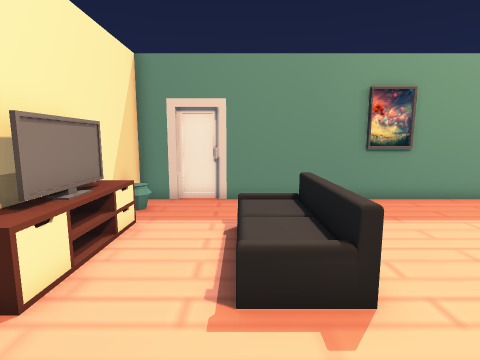
View 1 (above)

17 first-person views from a walk through a Unity game level. The camera is 1.2 m above the floor, tilts 8° down and sees 80° across. The floor is counted in squares, 0.5 m on a side. Each view is taken from the middle of a square. On the plan, view 1 faces up. The plan holds only what a view shows up to about 18 squares ahead; the rest is blank. The place goes on beyond the plan. The player is left out.

View 2
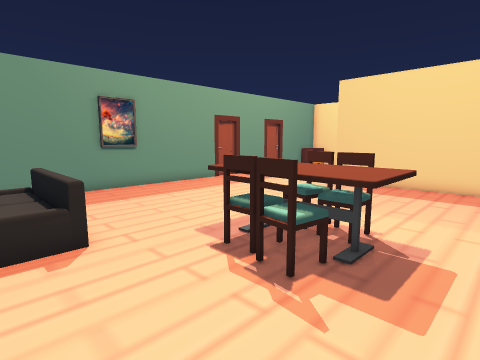

View 3
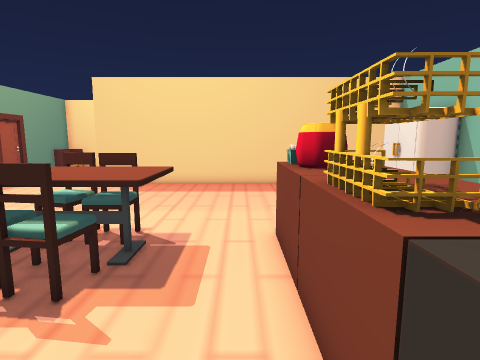

View 4
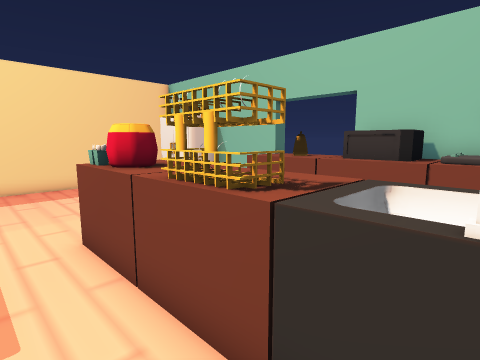

View 5
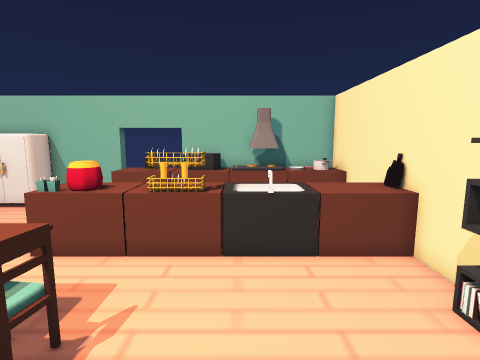

View 6
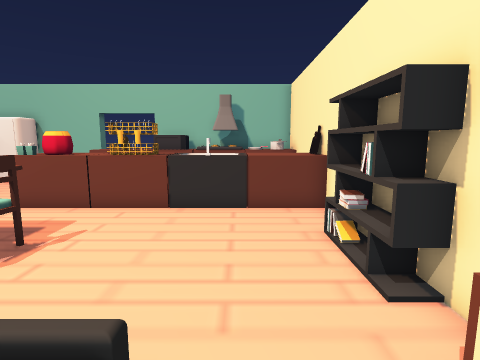

View 7
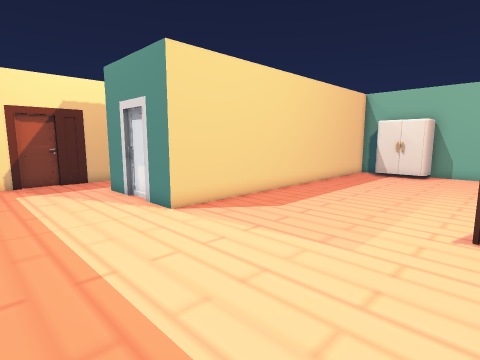

View 8
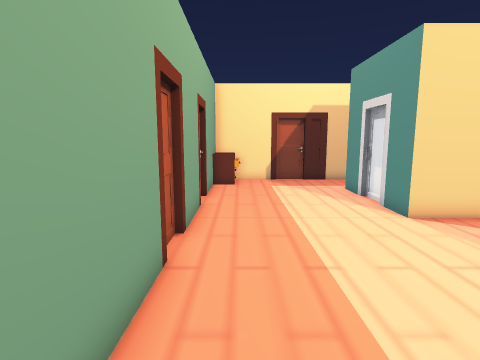

View 9
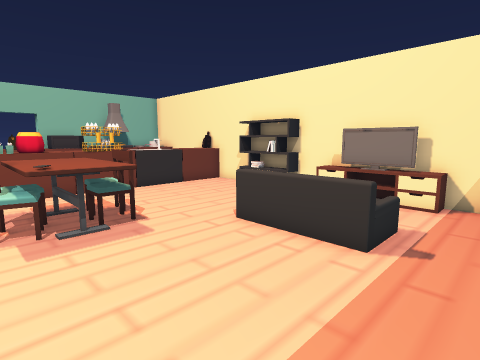

View 10
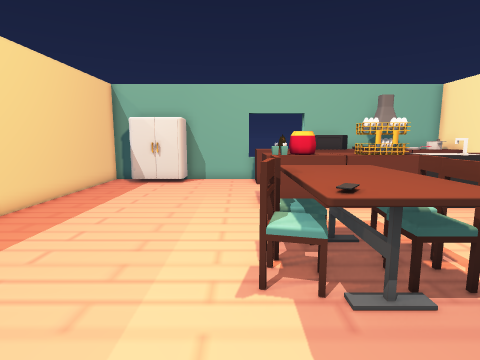

View 11
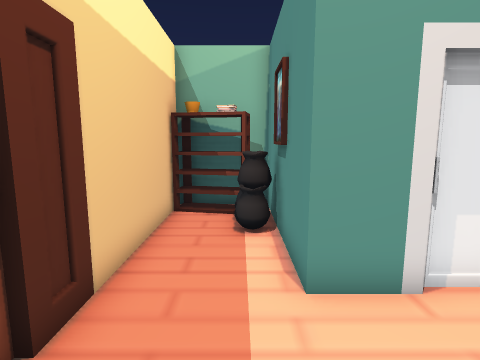

View 12
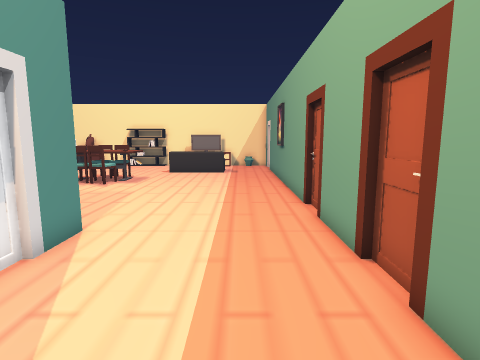

View 13
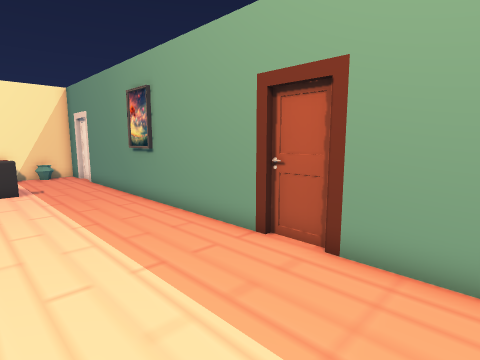

View 14
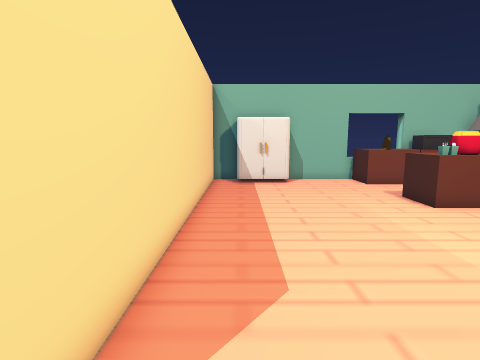

View 15
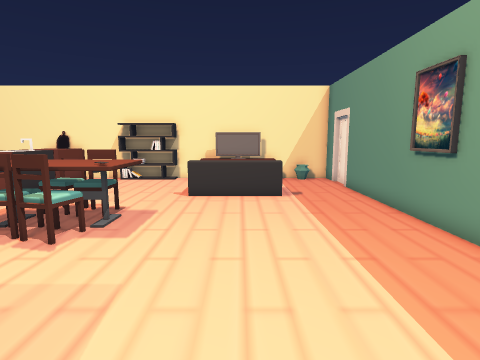

View 16
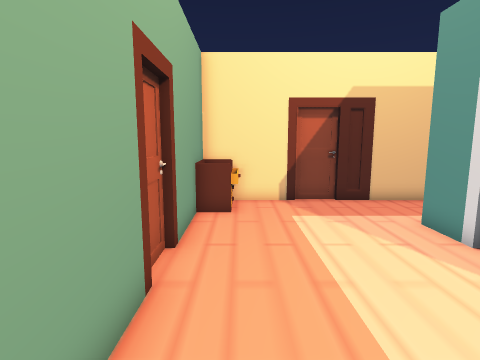

View 17
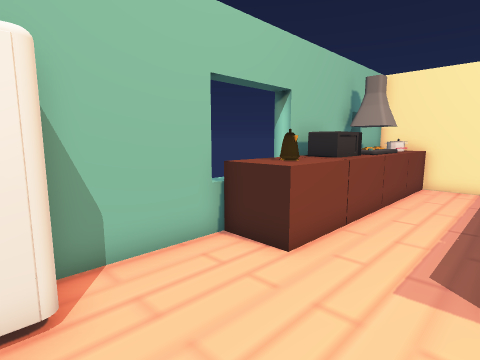

### Floor plan
Key: @ floor where view 1 was taken; # wall or solid block; . floor; / step, stairs or slope; = window, fence, low wall or low ledge; ^ raised ledge; T TV; S sofa; M microwave; I toilet; O other object.
Columns run from 4 left of view 1 to 25 right of it. Each row starts with its distance up from view 1.
 12 #####         ###########
 11 # .  ############.####.###^^^
 10 #.........................=^#
  9 #...........................#
  8 #T..//S.....................##
  7 TT../ S......................#
  6 TT../ S.....................##
  5 TT../ S.............##II##..#
  4 #T..//S.............# II #..#
  3 #........^^#........#    #..#
  2 ##.......^^O........#    #O.#
  1 ##......^^^^=.......#    #O.#
  0 ##..@...=^^^........#    ##=#
 -1 ##.......^^^........#    ####
 -2 #...................#    ##
 -3 #...................#
 -4 #^^^^^=#^^#^........#
 -5 #^^^^^^^^^^^........#
 -6 #^^^==^^^^^^........#
 -7 #...................#
 -8 #...................#
 -9 #.====..............#
-10 #^^##^MMM^^^...####.#
-11 #^^##^MMM^^^...#  #.#
-12 #########  #####  ###

Positions as (right, up) in squares from view 1, and headings:
1: (0, 0), facing up
2: (0, -3), facing up-right
3: (0, -3), facing right
4: (0, -2), facing down-right
5: (1, 4), facing down
6: (-1, 6), facing down
7: (7, 10), facing down-right
8: (7, 10), facing right
9: (8, 10), facing down-left
10: (8, 6), facing down
11: (22, 9), facing down
12: (23, 9), facing left
13: (17, 6), facing up-left
14: (14, 6), facing down
15: (14, 6), facing left
16: (13, 10), facing right
17: (12, -6), facing down-left
